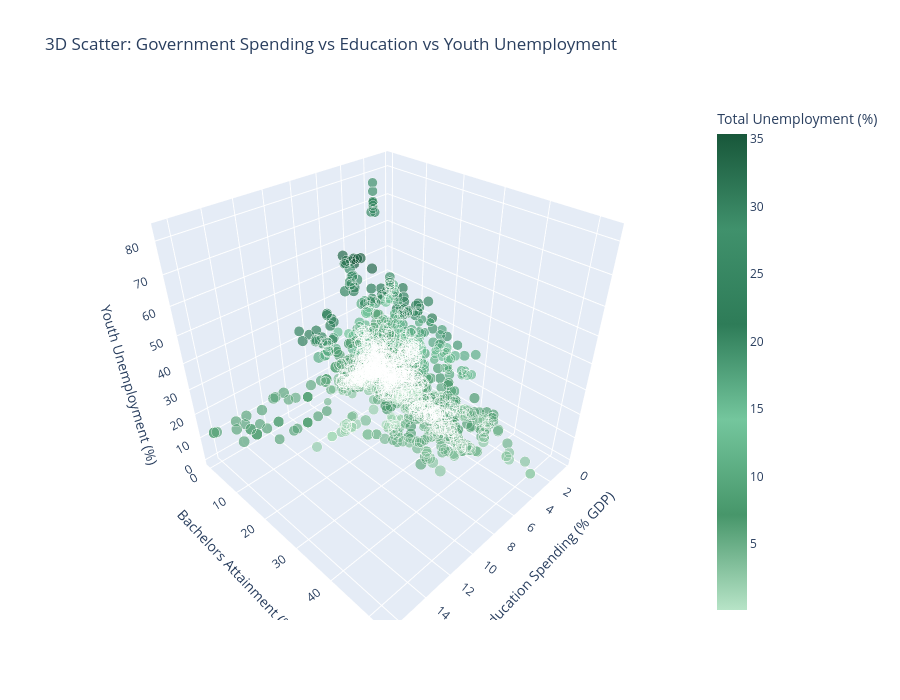

Here is the notebook cell this chart was saved with:
### Markdown cell above
### 3D Scatterplot

### Code cell
import pandas as pd
import plotly.express as px
import plotly.graph_objects as go
import numpy as np


size_raw = df['labor_adv_edu'].astype(float).to_numpy()
size_shifted = size_raw - np.nanmin(size_raw)
if np.nanmax(size_shifted) == 0 or np.isnan(np.nanmax(size_shifted)):
    size_norm = np.ones_like(size_shifted)
else:
    size_norm = size_shifted / np.nanmax(size_shifted)
size_scaled = 5 + 25 * size_norm

fig = px.scatter_3d(
    df,
    x='gov_exp_gdp',
    y='attain_bachelors',
    z='unemp_youth',
    color='unemp_total',
    size=size_scaled,
    hover_data=['country', 'year'],
    color_continuous_scale=custom_palette,
    title="3D Scatter: Government Spending vs Education vs Youth Unemployment",
    labels={
        'gov_exp_gdp': 'Gov Education Spending (% GDP)',
        'attain_bachelors': 'Bachelors Attainment (%)',
        'unemp_youth': 'Youth Unemployment (%)',
        'unemp_total': 'Total Unemployment (%)',
        'labor_adv_edu': 'Adv Education Labor (%)'
    }
)
fig.update_layout(width=900, height=700)
fig.show()

### Figure 1 — Plotly figure (JSON) as saved in the notebook; plotly's stock layout.template omitted (floating-point values rounded to 4 significant figures; data arrays with more than 128 entries replaced by an {"elided": "..."} marker saying what was removed)
{"data": [{"customdata": {"elided": "1770x2 mixed values"}, "hovertemplate": "Gov Education Spending (% GDP)=%{x}<br>Bachelors Attainment (%)=%{y}<br>Youth Unemployment (%)=%{z}<br>size=%{marker.size}<br>country=%{customdata[0]}<br>year=%{customdata[1]}<br>Total Unemployment (%)=%{marker.color}<extra></extra>", "legendgroup": "", "marker": {"color": {"elided": "1770 float values"}, "coloraxis": "coloraxis", "size": {"elided": "1770 float values"}, "sizemode": "area", "sizeref": 0.075, "symbol": "circle"}, "mode": "markers", "name": "", "scene": "scene", "showlegend": false, "type": "scatter3d", "x": {"elided": "1770 float values"}, "y": {"elided": "1770 float values"}, "z": {"elided": "1770 float values"}}], "layout": {"coloraxis": {"colorbar": {"title": {"text": "Total Unemployment (%)"}}, "colorscale": [[0, "#b7e4c7"], [0.2, "#47966a"], [0.4, "#74c69d"], [0.6, "#2e7c58"], [0.8, "#40916c"], [1, "#18573a"]]}, "height": 700, "legend": {"itemsizing": "constant", "tracegroupgap": 0}, "scene": {"domain": {"x": [0, 1], "y": [0, 1]}, "xaxis": {"title": {"text": "Gov Education Spending (% GDP)"}}, "yaxis": {"title": {"text": "Bachelors Attainment (%)"}}, "zaxis": {"title": {"text": "Youth Unemployment (%)"}}}, "title": {"text": "3D Scatter: Government Spending vs Education vs Youth Unemployment"}, "width": 900}}
